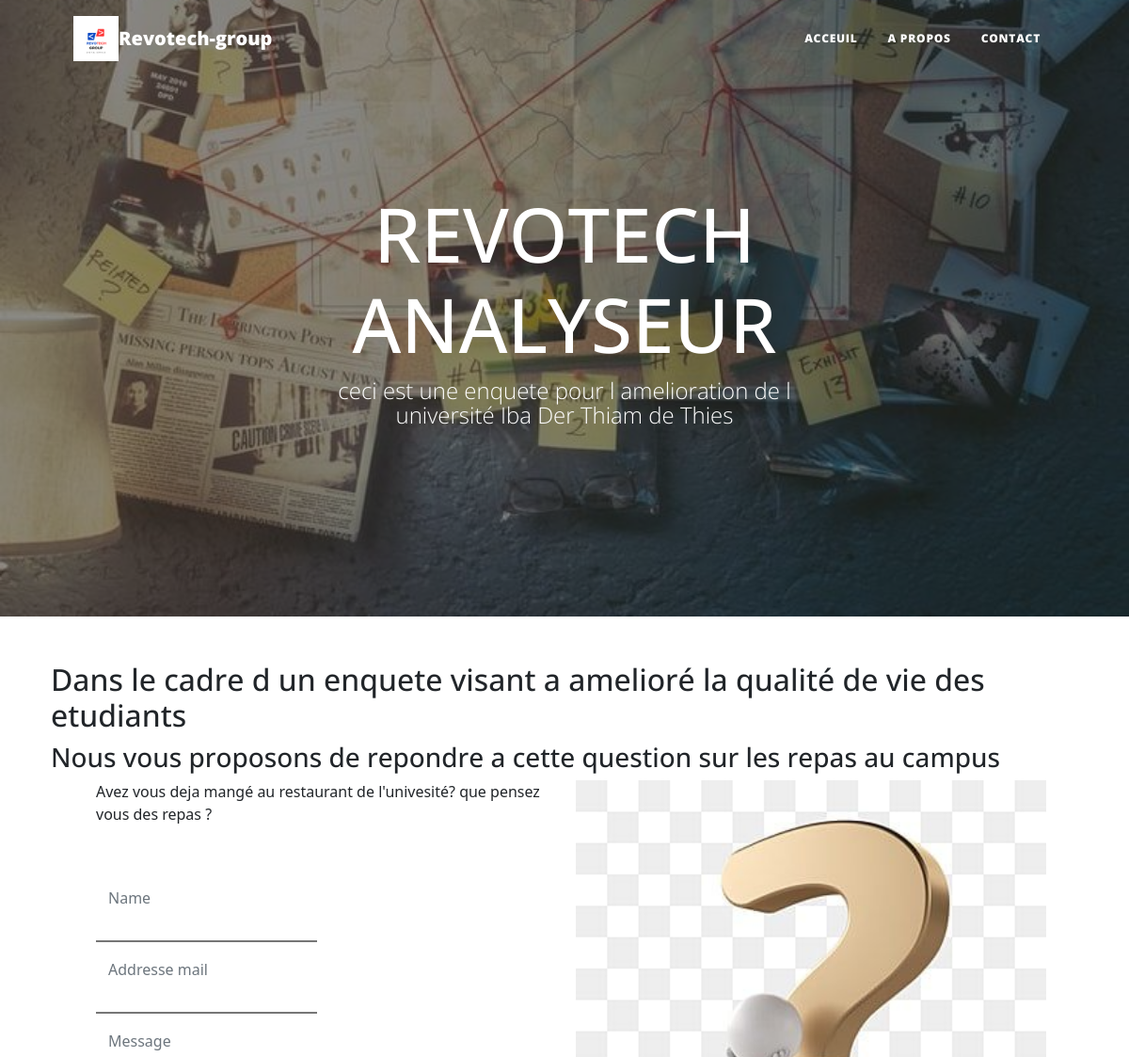
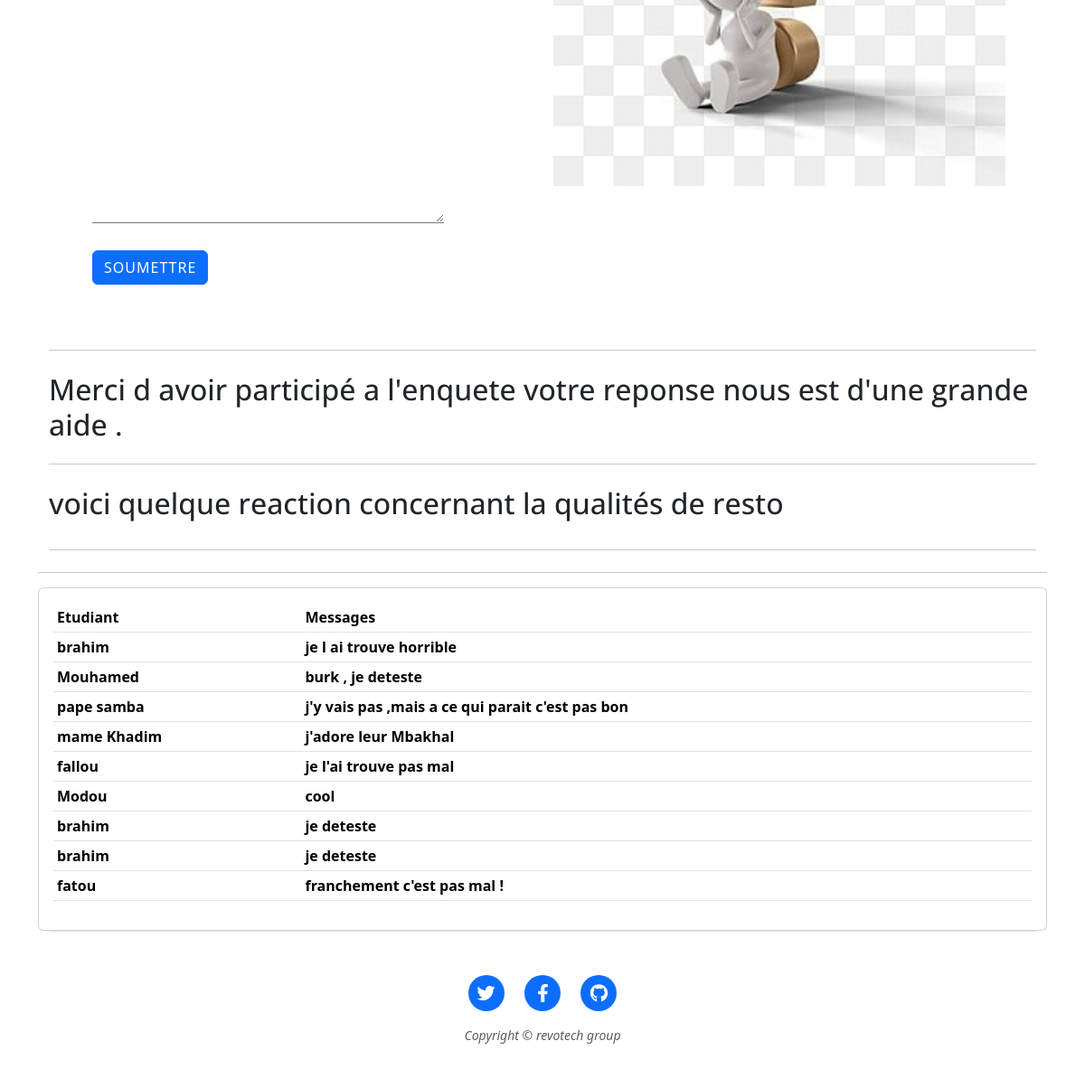
The page / on the database its author committed (2 pictures, top to bottom).
### acceuil/models.py (models this page shows)
class Auteur(models.Model):
    nom=models.CharField(max_length=200)
    email=models.EmailField()
    message=models.TextField()
    date_joined = models.DateTimeField(auto_now_add=True)

### acceuil/views.py (the view)
# urls.py: path('',views.acceuil,name='acceuil'),
def acceuil(request):
    auteurs = Auteur.objects.all()
    if request.method == 'POST':
        form = AuteurForm(request.POST)
        if form.is_valid():
            form.save()
            return redirect('acceuil')  # Rediriger vers la même page après soumission du formulaire
    else:
        form = AuteurForm()
    context = {'auteurs': auteurs, 'form': form}
    return render(request, 'index.html', context)

### acceuil/form.py
class AuteurForm(forms.ModelForm):
    class Meta:
        model = Auteur
        fields = ['nom', 'email', 'message']

### templates/index.html (shortened to what this page needs)
<!DOCTYPE html>
<html lang="en">
    <head>
        {% load static %}
        <link rel="stylesheet" href="{% static 'css/styles.css' %}"  />
        <link rel="stylesheet" type="text/css" src="{% static 'css/styles.css'%}">
        <link rel="stylesheet" href="https://cdn.jsdelivr.net/npm/bootstrap@5.3.3/dist/css/bootstrap.min.css">
    </head>
    <body>
        <nav class="navbar navbar-expand-lg navbar-light" id="mainNav">
            <div class="container px-4 px-lg-5">
                <img src="{% static  'assets/favicon.ico'%}" alt="logo du site">
                <a class="navbar-brand" href="{%url 'acceuil'%}">Revotech-group</a>
                <div class="collapse navbar-collapse" id="navbarResponsive">
                    <ul class="navbar-nav ms-auto py-4 py-lg-0">
                        <li class="nav-item"><a class="nav-link px-lg-3 py-3 py-lg-4" href="{%url 'acceuil'%}">Acceuil</a></li>
                        <li class="nav-item"><a class="nav-link px-lg-3 py-3 py-lg-4" href="{%url 'about'%}">A Propos</a></li>
                        <li class="nav-item"><a class="nav-link px-lg-3 py-3 py-lg-4" href="{%url 'contact'%}">Contact</a></li>
                    </ul>
                </div>
            </div>
        </nav>
        <header class="masthead"  style=" background-image: url('static/assets/img/enquete.jpeg')" >
            <div class="container position-relative px-4 px-lg-5">
                <div class="row gx-4 gx-lg-5 justify-content-center">
                    <div class="col-md-10 col-lg-8 col-xl-7">
                        <div class="site-heading">
                            <h1>REVOTECH ANALYSEUR</h1>
                            <span class="subheading">ceci est une enquete pour l amelioration de l université Iba Der Thiam de Thies</span>
                        </div>
                    </div>
                </div>
            </div>
        </header>
        <div class="container gx-4 gx-lg-5 justify-content-center ">
            <div class="row gx-4 gx-lg-5  justify-content-center">
                <div class="">
                    <div class="post-preview">
                        <span href="post.html">
                            <h2 class="post-title">Dans le cadre d un enquete visant a amelioré la qualité de vie des etudiants</h2>
                            <h3 class="post-subtitle">Nous vous proposons de repondre a cette question sur les repas au campus </h3>
                        </span>
                    </div>
        <main class="">
            <div class="container px-4 px-lg-5">
                <div class="row  justify-content-center">
                    <div class="col-md-10 col-lg-8 col-xl-6">
                        <p>Avez vous deja mangé au restaurant de l'univesité? que pensez vous des repas ?</p>
                        <div class="my-5">
                            <form id="contactForm" data-sb-form-api-token="API_TOKEN" method="post" action="{% url 'acceuil' %}">
                                <div class="form-floating">
                                    <label >Name</label>
                                    <br>
                                    <br>
                                    {{form.nom}}
                                </div>
                                <div class="form-floating">
                                    <label >Addresse mail</label>
                                    <br>
                                    <br>
                                    {{form.email}}
                                </div>
                                <div class="form-floating">
                                    <label >Message</label>
                                    <br>
                                    <br>
                                    {{form.message}}
                                </div>
                                <br />
                                <button class="btn btn-primary text-uppercase " id="submitButton" type="submit">soumettre</button>
                            </form>
                        </div>
                    </div>
                    <div class="col-md-10 col-lg-8 col-xl-6">
                        <img src="{%static 'assets/img/pk.jpeg'%}" width="500px;" alt="interrogation">
                    </div>
                </div>
            </div>
        </main>
                    <hr class="my-4" />
                    <div class="post-preview">
                        <span href="post.html"><h2 class="post-title">Merci d avoir participé a l'enquete votre reponse nous est d'une grande aide .</h2></span>
                    </div>
                    <hr class="my-4" />
                    <div class="post-preview">
                        <span >
                            <h2 class="post-title">voici quelque reaction concernant la qualités de resto</h2>
                        </span>
                    <hr class="my-4" />
                </div>
            </div>
        </div>
	<div class="row">
		<hr>
		<div class="card card-body">
			<table class="table table-sm">
				<tr>
					<th>Etudiant</th>
					<th>Messages</th>
				</tr>
               {% for auteur in auteurs %}
               <tr>
               <th>{{ auteur.nom }}</th>
               <th>{{ auteur.message }}</th>
               </tr>
               {% endfor %}
			</table>
		</div>
	</div>
        <footer class="border-top">
            <div class="container px-4 px-lg-5">
                <div class="row gx-4 gx-lg-5 justify-content-center">
                    <div class="col-md-10 col-lg-8 col-xl-7">
                        <ul class="list-inline text-center">
                            <li class="list-inline-item">
                                <a href="#!">
                                    <span class="fa-stack fa-lg">
                                        <i class="fas fa-circle fa-stack-2x"></i>
                                        <i class="fab fa-twitter fa-stack-1x fa-inverse"></i>
                                    </span>
                                </a>
                            </li>
                            <li class="list-inline-item">
                                <a href="#!">
                                    <span class="fa-stack fa-lg">
                                        <i class="fas fa-circle fa-stack-2x"></i>
                                        <i class="fab fa-facebook-f fa-stack-1x fa-inverse"></i>
                                    </span>
                                </a>
                            </li>
                            <li class="list-inline-item">
                                <a href="#!">
                                    <span class="fa-stack fa-lg">
                                        <i class="fas fa-circle fa-stack-2x"></i>
                                        <i class="fab fa-github fa-stack-1x fa-inverse"></i>
                                    </span>
                                </a>
                            </li>
                        </ul>
                        <div class="small text-center text-muted fst-italic">Copyright &copy; revotech group</div>
                    </div>
                </div>
            </div>
        </footer>
     </div> </body>
</html>

### rows shown on the page
Auteur: nom "brahim", message "je l ai trouve horrible"
Auteur: nom "Mouhamed", message "burk , je deteste"
Auteur: nom "pape samba", message "j'y vais pas ,mais a ce qui parait c'est pas bon"
Auteur: nom "mame Khadim", message "j'adore leur Mbakhal"
Auteur: nom "fallou", message "je l'ai trouve pas mal"
Auteur: nom "Modou", message "cool"
Auteur: nom "brahim", message "je deteste"
Auteur: nom "brahim", message "je deteste"
Auteur: nom "fatou", message "franchement c'est pas mal !"
